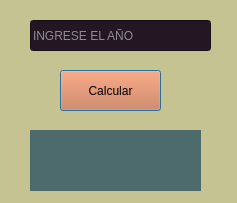
<?xml version="1.0" encoding="UTF-8"?>
<ui version="4.0">
 <class>Dialog</class>
 <widget class="QDialog" name="Dialog">
  <property name="geometry">
   <rect>
    <x>0</x>
    <y>0</y>
    <width>237</width>
    <height>203</height>
   </rect>
  </property>
  <property name="windowTitle">
   <string>Año </string>
  </property>
  <property name="styleSheet">
   <string notr="true">background-color: rgb(197, 195, 146);</string>
  </property>
  <widget class="QLineEdit" name="lineEdit">
   <property name="geometry">
    <rect>
     <x>30</x>
     <y>20</y>
     <width>181</width>
     <height>31</height>
    </rect>
   </property>
   <property name="palette">
    <palette>
     <active>
      <colorrole role="WindowText">
       <brush brushstyle="SolidPattern">
        <color alpha="255">
         <red>255</red>
         <green>255</green>
         <blue>255</blue>
        </color>
       </brush>
      </colorrole>
      <colorrole role="Button">
       <brush brushstyle="SolidPattern">
        <color alpha="255">
         <red>36</red>
         <green>22</green>
         <blue>35</blue>
        </color>
       </brush>
      </colorrole>
      <colorrole role="Light">
       <brush brushstyle="SolidPattern">
        <color alpha="255">
         <red>255</red>
         <green>255</green>
         <blue>255</blue>
        </color>
       </brush>
      </colorrole>
      <colorrole role="Midlight">
       <brush brushstyle="SolidPattern">
        <color alpha="255">
         <red>255</red>
         <green>255</green>
         <blue>255</blue>
        </color>
       </brush>
      </colorrole>
      <colorrole role="Dark">
       <brush brushstyle="SolidPattern">
        <color alpha="255">
         <red>255</red>
         <green>255</green>
         <blue>255</blue>
        </color>
       </brush>
      </colorrole>
      <colorrole role="Mid">
       <brush brushstyle="SolidPattern">
        <color alpha="255">
         <red>255</red>
         <green>255</green>
         <blue>255</blue>
        </color>
       </brush>
      </colorrole>
      <colorrole role="Text">
       <brush brushstyle="SolidPattern">
        <color alpha="255">
         <red>0</red>
         <green>0</green>
         <blue>0</blue>
        </color>
       </brush>
      </colorrole>
      <colorrole role="ButtonText">
       <brush brushstyle="SolidPattern">
        <color alpha="255">
         <red>255</red>
         <green>255</green>
         <blue>255</blue>
        </color>
       </brush>
      </colorrole>
      <colorrole role="Base">
       <brush brushstyle="SolidPattern">
        <color alpha="255">
         <red>36</red>
         <green>22</green>
         <blue>35</blue>
        </color>
       </brush>
      </colorrole>
      <colorrole role="Window">
       <brush brushstyle="SolidPattern">
        <color alpha="255">
         <red>36</red>
         <green>22</green>
         <blue>35</blue>
        </color>
       </brush>
      </colorrole>
      <colorrole role="Shadow">
       <brush brushstyle="SolidPattern">
        <color alpha="255">
         <red>255</red>
         <green>255</green>
         <blue>255</blue>
        </color>
       </brush>
      </colorrole>
      <colorrole role="Highlight">
       <brush brushstyle="SolidPattern">
        <color alpha="255">
         <red>255</red>
         <green>255</green>
         <blue>255</blue>
        </color>
       </brush>
      </colorrole>
      <colorrole role="HighlightedText">
       <brush brushstyle="SolidPattern">
        <color alpha="255">
         <red>254</red>
         <green>254</green>
         <blue>254</blue>
        </color>
       </brush>
      </colorrole>
      <colorrole role="Link">
       <brush brushstyle="SolidPattern">
        <color alpha="255">
         <red>255</red>
         <green>255</green>
         <blue>255</blue>
        </color>
       </brush>
      </colorrole>
      <colorrole role="LinkVisited">
       <brush brushstyle="SolidPattern">
        <color alpha="255">
         <red>255</red>
         <green>255</green>
         <blue>255</blue>
        </color>
       </brush>
      </colorrole>
      <colorrole role="AlternateBase">
       <brush brushstyle="SolidPattern">
        <color alpha="255">
         <red>255</red>
         <green>255</green>
         <blue>255</blue>
        </color>
       </brush>
      </colorrole>
      <colorrole role="ToolTipBase">
       <brush brushstyle="SolidPattern">
        <color alpha="255">
         <red>255</red>
         <green>255</green>
         <blue>255</blue>
        </color>
       </brush>
      </colorrole>
      <colorrole role="ToolTipText">
       <brush brushstyle="SolidPattern">
        <color alpha="255">
         <red>255</red>
         <green>255</green>
         <blue>255</blue>
        </color>
       </brush>
      </colorrole>
      <colorrole role="PlaceholderText">
       <brush brushstyle="SolidPattern">
        <color alpha="128">
         <red>255</red>
         <green>255</green>
         <blue>255</blue>
        </color>
       </brush>
      </colorrole>
     </active>
     <inactive>
      <colorrole role="WindowText">
       <brush brushstyle="SolidPattern">
        <color alpha="255">
         <red>0</red>
         <green>0</green>
         <blue>0</blue>
        </color>
       </brush>
      </colorrole>
      <colorrole role="Button">
       <brush brushstyle="SolidPattern">
        <color alpha="255">
         <red>36</red>
         <green>22</green>
         <blue>35</blue>
        </color>
       </brush>
      </colorrole>
      <colorrole role="Light">
       <brush brushstyle="SolidPattern">
        <color alpha="255">
         <red>36</red>
         <green>22</green>
         <blue>35</blue>
        </color>
       </brush>
      </colorrole>
      <colorrole role="Midlight">
       <brush brushstyle="SolidPattern">
        <color alpha="255">
         <red>36</red>
         <green>22</green>
         <blue>35</blue>
        </color>
       </brush>
      </colorrole>
      <colorrole role="Dark">
       <brush brushstyle="SolidPattern">
        <color alpha="255">
         <red>160</red>
         <green>160</green>
         <blue>160</blue>
        </color>
       </brush>
      </colorrole>
      <colorrole role="Mid">
       <brush brushstyle="SolidPattern">
        <color alpha="255">
         <red>160</red>
         <green>160</green>
         <blue>160</blue>
        </color>
       </brush>
      </colorrole>
      <colorrole role="Text">
       <brush brushstyle="SolidPattern">
        <color alpha="255">
         <red>255</red>
         <green>255</green>
         <blue>255</blue>
        </color>
       </brush>
      </colorrole>
      <colorrole role="ButtonText">
       <brush brushstyle="SolidPattern">
        <color alpha="255">
         <red>0</red>
         <green>0</green>
         <blue>0</blue>
        </color>
       </brush>
      </colorrole>
      <colorrole role="Base">
       <brush brushstyle="SolidPattern">
        <color alpha="255">
         <red>36</red>
         <green>22</green>
         <blue>35</blue>
        </color>
       </brush>
      </colorrole>
      <colorrole role="Window">
       <brush brushstyle="SolidPattern">
        <color alpha="255">
         <red>36</red>
         <green>22</green>
         <blue>35</blue>
        </color>
       </brush>
      </colorrole>
      <colorrole role="Shadow">
       <brush brushstyle="SolidPattern">
        <color alpha="255">
         <red>105</red>
         <green>105</green>
         <blue>105</blue>
        </color>
       </brush>
      </colorrole>
      <colorrole role="Highlight">
       <brush brushstyle="SolidPattern">
        <color alpha="255">
         <red>240</red>
         <green>240</green>
         <blue>240</blue>
        </color>
       </brush>
      </colorrole>
      <colorrole role="HighlightedText">
       <brush brushstyle="SolidPattern">
        <color alpha="255">
         <red>254</red>
         <green>254</green>
         <blue>254</blue>
        </color>
       </brush>
      </colorrole>
      <colorrole role="Link">
       <brush brushstyle="SolidPattern">
        <color alpha="255">
         <red>0</red>
         <green>0</green>
         <blue>255</blue>
        </color>
       </brush>
      </colorrole>
      <colorrole role="LinkVisited">
       <brush brushstyle="SolidPattern">
        <color alpha="255">
         <red>255</red>
         <green>0</green>
         <blue>255</blue>
        </color>
       </brush>
      </colorrole>
      <colorrole role="AlternateBase">
       <brush brushstyle="SolidPattern">
        <color alpha="255">
         <red>246</red>
         <green>246</green>
         <blue>246</blue>
        </color>
       </brush>
      </colorrole>
      <colorrole role="ToolTipBase">
       <brush brushstyle="SolidPattern">
        <color alpha="255">
         <red>255</red>
         <green>255</green>
         <blue>220</blue>
        </color>
       </brush>
      </colorrole>
      <colorrole role="ToolTipText">
       <brush brushstyle="SolidPattern">
        <color alpha="255">
         <red>0</red>
         <green>0</green>
         <blue>0</blue>
        </color>
       </brush>
      </colorrole>
      <colorrole role="PlaceholderText">
       <brush brushstyle="SolidPattern">
        <color alpha="128">
         <red>255</red>
         <green>255</green>
         <blue>255</blue>
        </color>
       </brush>
      </colorrole>
     </inactive>
     <disabled>
      <colorrole role="WindowText">
       <brush brushstyle="SolidPattern">
        <color alpha="255">
         <red>120</red>
         <green>120</green>
         <blue>120</blue>
        </color>
       </brush>
      </colorrole>
      <colorrole role="Button">
       <brush brushstyle="SolidPattern">
        <color alpha="255">
         <red>36</red>
         <green>22</green>
         <blue>35</blue>
        </color>
       </brush>
      </colorrole>
      <colorrole role="Light">
       <brush brushstyle="SolidPattern">
        <color alpha="255">
         <red>36</red>
         <green>22</green>
         <blue>35</blue>
        </color>
       </brush>
      </colorrole>
      <colorrole role="Midlight">
       <brush brushstyle="SolidPattern">
        <color alpha="255">
         <red>36</red>
         <green>22</green>
         <blue>35</blue>
        </color>
       </brush>
      </colorrole>
      <colorrole role="Dark">
       <brush brushstyle="SolidPattern">
        <color alpha="255">
         <red>160</red>
         <green>160</green>
         <blue>160</blue>
        </color>
       </brush>
      </colorrole>
      <colorrole role="Mid">
       <brush brushstyle="SolidPattern">
        <color alpha="255">
         <red>160</red>
         <green>160</green>
         <blue>160</blue>
        </color>
       </brush>
      </colorrole>
      <colorrole role="Text">
       <brush brushstyle="SolidPattern">
        <color alpha="255">
         <red>120</red>
         <green>120</green>
         <blue>120</blue>
        </color>
       </brush>
      </colorrole>
      <colorrole role="ButtonText">
       <brush brushstyle="SolidPattern">
        <color alpha="255">
         <red>120</red>
         <green>120</green>
         <blue>120</blue>
        </color>
       </brush>
      </colorrole>
      <colorrole role="Base">
       <brush brushstyle="SolidPattern">
        <color alpha="255">
         <red>36</red>
         <green>22</green>
         <blue>35</blue>
        </color>
       </brush>
      </colorrole>
      <colorrole role="Window">
       <brush brushstyle="SolidPattern">
        <color alpha="255">
         <red>36</red>
         <green>22</green>
         <blue>35</blue>
        </color>
       </brush>
      </colorrole>
      <colorrole role="Shadow">
       <brush brushstyle="SolidPattern">
        <color alpha="255">
         <red>0</red>
         <green>0</green>
         <blue>0</blue>
        </color>
       </brush>
      </colorrole>
      <colorrole role="Highlight">
       <brush brushstyle="SolidPattern">
        <color alpha="255">
         <red>0</red>
         <green>120</green>
         <blue>215</blue>
        </color>
       </brush>
      </colorrole>
      <colorrole role="HighlightedText">
       <brush brushstyle="SolidPattern">
        <color alpha="255">
         <red>254</red>
         <green>254</green>
         <blue>254</blue>
        </color>
       </brush>
      </colorrole>
      <colorrole role="Link">
       <brush brushstyle="SolidPattern">
        <color alpha="255">
         <red>0</red>
         <green>0</green>
         <blue>255</blue>
        </color>
       </brush>
      </colorrole>
      <colorrole role="LinkVisited">
       <brush brushstyle="SolidPattern">
        <color alpha="255">
         <red>255</red>
         <green>0</green>
         <blue>255</blue>
        </color>
       </brush>
      </colorrole>
      <colorrole role="AlternateBase">
       <brush brushstyle="SolidPattern">
        <color alpha="255">
         <red>246</red>
         <green>246</green>
         <blue>246</blue>
        </color>
       </brush>
      </colorrole>
      <colorrole role="ToolTipBase">
       <brush brushstyle="SolidPattern">
        <color alpha="255">
         <red>255</red>
         <green>255</green>
         <blue>220</blue>
        </color>
       </brush>
      </colorrole>
      <colorrole role="ToolTipText">
       <brush brushstyle="SolidPattern">
        <color alpha="255">
         <red>0</red>
         <green>0</green>
         <blue>0</blue>
        </color>
       </brush>
      </colorrole>
      <colorrole role="PlaceholderText">
       <brush brushstyle="SolidPattern">
        <color alpha="128">
         <red>0</red>
         <green>0</green>
         <blue>0</blue>
        </color>
       </brush>
      </colorrole>
     </disabled>
    </palette>
   </property>
   <property name="styleSheet">
    <string notr="true">background-color: rgb(36, 22, 35);</string>
   </property>
   <property name="placeholderText">
    <string>INGRESE EL AÑO</string>
   </property>
  </widget>
  <widget class="QPushButton" name="pushButton">
   <property name="geometry">
    <rect>
     <x>60</x>
     <y>70</y>
     <width>101</width>
     <height>41</height>
    </rect>
   </property>
   <property name="palette">
    <palette>
     <active>
      <colorrole role="Button">
       <brush brushstyle="SolidPattern">
        <color alpha="255">
         <red>213</red>
         <green>111</green>
         <blue>61</blue>
        </color>
       </brush>
      </colorrole>
      <colorrole role="Text">
       <brush brushstyle="SolidPattern">
        <color alpha="255">
         <red>36</red>
         <green>22</green>
         <blue>35</blue>
        </color>
       </brush>
      </colorrole>
      <colorrole role="Base">
       <brush brushstyle="SolidPattern">
        <color alpha="255">
         <red>213</red>
         <green>111</green>
         <blue>61</blue>
        </color>
       </brush>
      </colorrole>
      <colorrole role="Window">
       <brush brushstyle="SolidPattern">
        <color alpha="255">
         <red>213</red>
         <green>111</green>
         <blue>61</blue>
        </color>
       </brush>
      </colorrole>
      <colorrole role="PlaceholderText">
       <brush brushstyle="SolidPattern">
        <color alpha="128">
         <red>36</red>
         <green>22</green>
         <blue>35</blue>
        </color>
       </brush>
      </colorrole>
     </active>
     <inactive>
      <colorrole role="Button">
       <brush brushstyle="SolidPattern">
        <color alpha="255">
         <red>213</red>
         <green>111</green>
         <blue>61</blue>
        </color>
       </brush>
      </colorrole>
      <colorrole role="Text">
       <brush brushstyle="SolidPattern">
        <color alpha="255">
         <red>36</red>
         <green>22</green>
         <blue>35</blue>
        </color>
       </brush>
      </colorrole>
      <colorrole role="Base">
       <brush brushstyle="SolidPattern">
        <color alpha="255">
         <red>213</red>
         <green>111</green>
         <blue>61</blue>
        </color>
       </brush>
      </colorrole>
      <colorrole role="Window">
       <brush brushstyle="SolidPattern">
        <color alpha="255">
         <red>213</red>
         <green>111</green>
         <blue>61</blue>
        </color>
       </brush>
      </colorrole>
      <colorrole role="PlaceholderText">
       <brush brushstyle="SolidPattern">
        <color alpha="128">
         <red>36</red>
         <green>22</green>
         <blue>35</blue>
        </color>
       </brush>
      </colorrole>
     </inactive>
     <disabled>
      <colorrole role="Button">
       <brush brushstyle="SolidPattern">
        <color alpha="255">
         <red>213</red>
         <green>111</green>
         <blue>61</blue>
        </color>
       </brush>
      </colorrole>
      <colorrole role="Text">
       <brush brushstyle="SolidPattern">
        <color alpha="255">
         <red>120</red>
         <green>120</green>
         <blue>120</blue>
        </color>
       </brush>
      </colorrole>
      <colorrole role="Base">
       <brush brushstyle="SolidPattern">
        <color alpha="255">
         <red>213</red>
         <green>111</green>
         <blue>61</blue>
        </color>
       </brush>
      </colorrole>
      <colorrole role="Window">
       <brush brushstyle="SolidPattern">
        <color alpha="255">
         <red>213</red>
         <green>111</green>
         <blue>61</blue>
        </color>
       </brush>
      </colorrole>
      <colorrole role="PlaceholderText">
       <brush brushstyle="SolidPattern">
        <color alpha="128">
         <red>0</red>
         <green>0</green>
         <blue>0</blue>
        </color>
       </brush>
      </colorrole>
     </disabled>
    </palette>
   </property>
   <property name="styleSheet">
    <string notr="true">
background-color: rgb(213, 111, 61);</string>
   </property>
   <property name="text">
    <string>Calcular</string>
   </property>
  </widget>
  <widget class="QLabel" name="label_2">
   <property name="geometry">
    <rect>
     <x>30</x>
     <y>130</y>
     <width>171</width>
     <height>61</height>
    </rect>
   </property>
   <property name="styleSheet">
    <string notr="true">background-color: rgb(77, 106, 109);
font: 8pt &quot;MS Shell Dlg 2&quot;;</string>
   </property>
   <property name="text">
    <string/>
   </property>
  </widget>
 </widget>
 <resources/>
 <connections/>
</ui>
